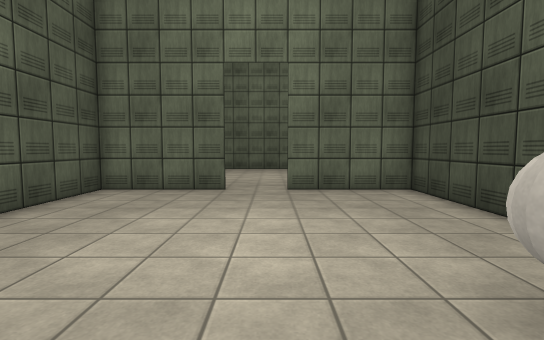
view 1 (above)

12 first-person views from a walk through a scene from a Unity 3-D project. The camera is 1.3 m above the floor, tilts 4° down and sees 85° across. The floor is counted in squares, 1 m on a side. Each view is taken from the middle of a square. On the plan, view 1 faces up. The plan holds only what a view shows up to about 14 squares ahead; the rest is blank. The player is left out. Surface patterns are stand-ins for the level's own textures.

view 2
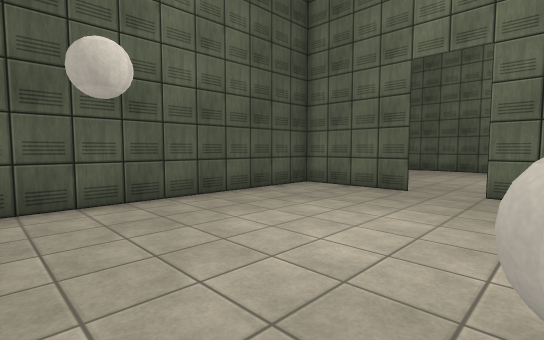

view 3
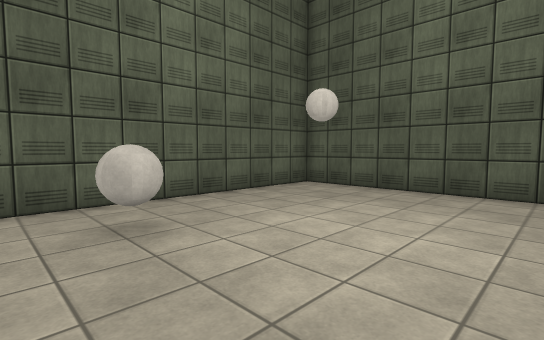

view 4
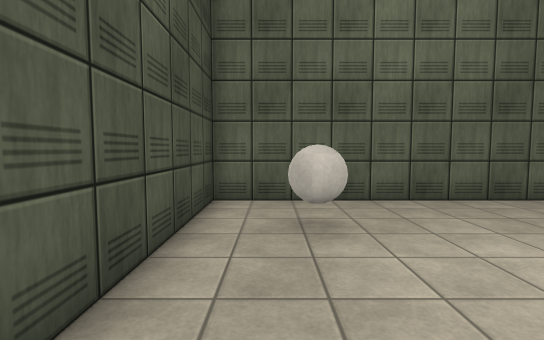

view 5
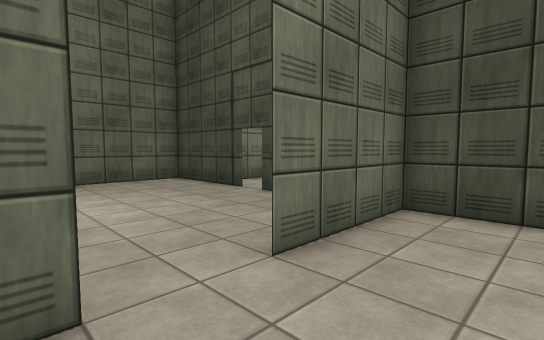

view 6
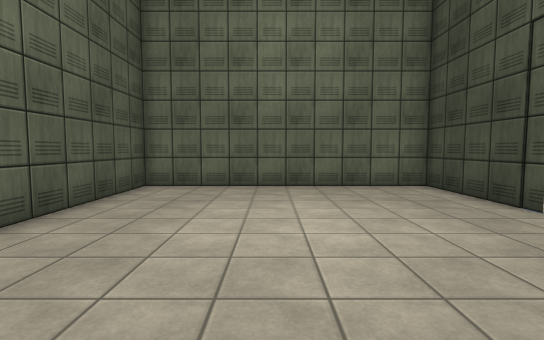

view 7
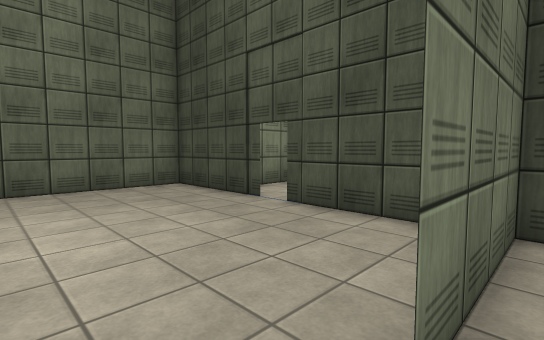

view 8
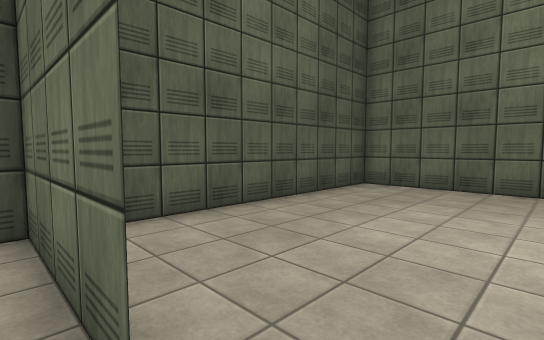

view 9
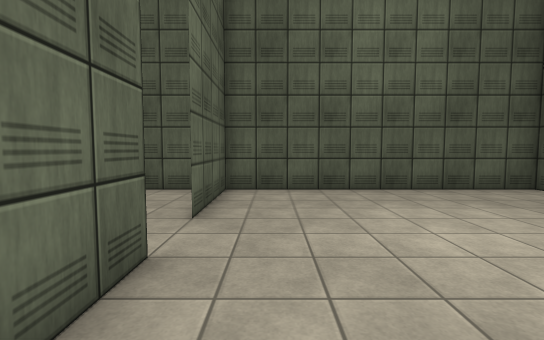

view 10
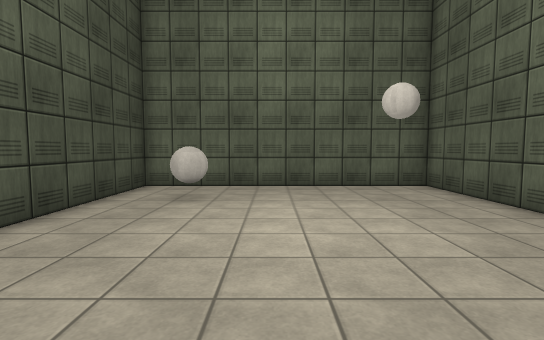

view 11
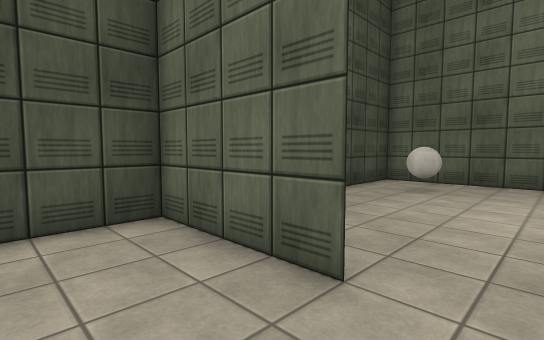

view 12
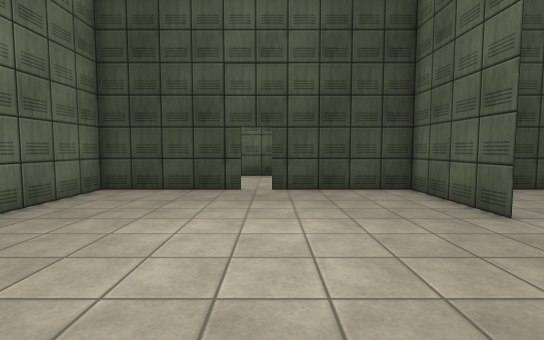

### Floor plan
Points are (right, up) in squares from view 1. A wall is a line through its corners. A room is listed if a view was taken in it or the views show most of it. See-through windows are left out.
Room 1 (views 1, 2, 3, 4, 5)
walls: (-1.4, 9.5) (-5.5, 9.5); (-5.5, 9) (-5.5, -0.5) (4.5, -0.5) (4.5, 9); (4.6, 9.5) (0.5, 9.5)
ways out: opening at (-0.5, 9) to room 2
objects: other object (2, 2)
Room 2 (views 6, 7, 8, 9, 10, 11, 12)
walls: (0.4, 9.5) (4.5, 9.5); (4.5, 14.9) (4.5, 19.5) (-5.5, 19.5) (-5.5, 9); (-5.5, 9.5) (-1.5, 9.5); (4.5, 9) (4.5, 14)
ways out: opening at (-0.5, 9) to room 1; gap at (5, 14.5)

Where each view was taken, in squares from view 1:
view 1: 0 up, 0 right, facing up
view 2: 0 up, 2 right, facing up-left
view 3: 7 up, 4 right, facing down-left
view 4: 7 up, 3 right, facing down
view 5: 7 up, 2 left, facing up-right
view 6: 9 up, 1 left, facing up
view 7: 9 up, 1 left, facing up-right
view 8: 9 up, 0 right, facing up-left
view 9: 11 up, 4 right, facing left
view 10: 10 up, 0 right, facing down
view 11: 12 up, 1 left, facing down-right
view 12: 14 up, 5 left, facing right
